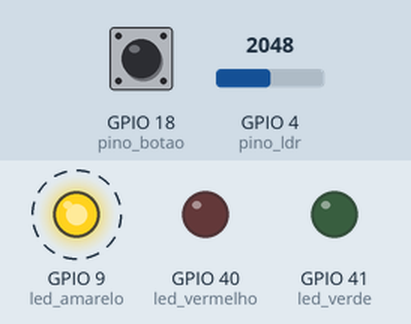
This sketch was run on a simulated ESP32-S3. Shown: output pins drawn as LEDs (lit = HIGH). Dashed ring = blinking. The inputs (shaded band) are chosen by the test bench; at power-on: GPIO 4 (pino_ldr) = 2048, GPIO 18 (pino_botao) LOW. WiFi joins after 1.5 s; servers stay silent unless stated; what the sketch prints to the serial monitor is not drawn.

Above: at 2.7 s.
2.8 s: GPIO 4 (pino_ldr) set to 641
5.8 s: GPIO 4 (pino_ldr) set to 570
At 6.5 s:
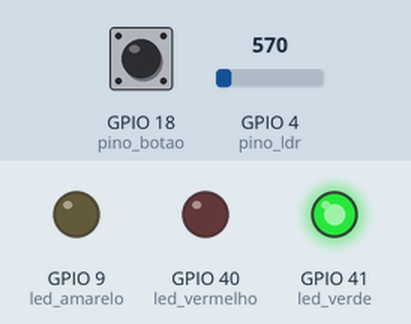
At 10.0 s:
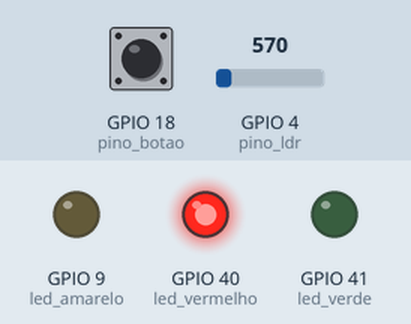
10.5 s: GPIO 4 (pino_ldr) set to 640
At 11.4 s:
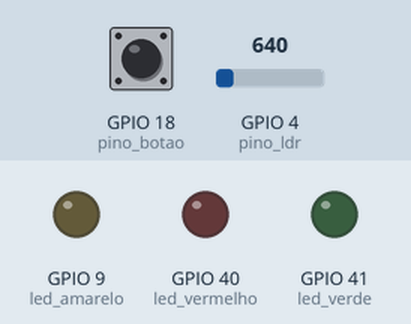
Timing chart, 0 to 19.5 s (numbered marks = the images above; inputs shaded):
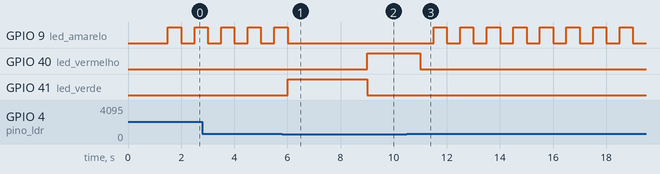

The sketch:

sketch.ino
```cpp
#include <WiFi.h>
#include <HTTPClient.h>

#define led_verde 41 // Pino utilizado para controle do led verda
#define led_vermelho 40 // Pino utilizado para controle do led vermelho
#define led_amarelo 9 // Pino utilizado para controle do led azul

class Timer {
private:
  unsigned long intervalo;
  unsigned long ultimo_tempo;
  bool ativado;

public:
  Timer(unsigned long intervalo_millis) {
    intervalo = intervalo_millis;
    ultimo_tempo = 0;
    ativado = true;
  }

  // Configura o intervalo do timer
  void define_intervalo(unsigned long intervalo_millis) {
    intervalo = intervalo_millis;
  }

  // Inicia ou reinicia o timer
  void start() {
    ultimo_tempo = millis();
    ativado = true;
  }

  // Para o timer
  void stop() {
    ativado = false;
  }

  // Verifica se o tempo decorrido atingiu o intervalo
  bool esta_pronto() {
    if (!ativado) return false;

    unsigned long tempo_atual = millis();
    if (tempo_atual - ultimo_tempo >= intervalo) {
      ultimo_tempo = tempo_atual; // Reinicia o contador
      return true;
    }
    return false;
  }
};

bool estado_led_amarelo = false;
bool estado_led_verde = false;
bool estado_led_vermelho = false;


const int pino_botao = 18;  // pino do botao
int estado_botao = 0;  // variavel para ler o estado do botao
int ultimo_estado_botao = LOW;

unsigned long ultimo_debounce = 0;
unsigned long delay_debounce = 50;

int contagem_apertos = 0;

const int pino_ldr = 4;  // pino do sensor LDR
int limiar = 600;

Timer timer_luz_verde(3000);
Timer timer_luz_amarela(2000);
Timer timer_luz_vermelha(5000);

void setup() {

  // Configuração inicial dos pinos para controle dos leds como OUTPUTs (saídas) do ESP32
  pinMode(led_verde,OUTPUT);
  pinMode(led_vermelho,OUTPUT);
  pinMode(led_amarelo,OUTPUT);
  pinMode(pino_ldr, INPUT);

  // Inicialização das entradas
  pinMode(pino_botao, INPUT); // Inicializa o botao como entrada

  digitalWrite(led_verde, LOW);
  digitalWrite(led_vermelho, LOW);
  digitalWrite(led_amarelo, LOW);

  Serial.begin(9600); // Configuração para debug por interface serial entre ESP e computador com baud rate de 9600

  WiFi.begin("Wokwi-GUEST", ""); // Conexão à rede WiFi aberta com SSID Wokwi-GUEST

  while (WiFi.status() != WL_CONNECTED) {
    delay(100);
    Serial.print(".");
  }
  Serial.println("Conectado ao WiFi com sucesso!"); // Considerando que saiu do loop acima, o ESP32 agora está conectado ao WiFi (outra opção é colocar este comando dentro do if abaixo)


}

void loop() {
  int ldr_status=analogRead(pino_ldr);

  if(ldr_status>=limiar){
    //Serial.print("Está escuro. Ative a luz.");
    //Serial.println(ldr_status);
    estado_led_amarelo = !estado_led_amarelo;
    digitalWrite(led_amarelo, estado_led_amarelo);
    digitalWrite(led_verde, LOW);
    digitalWrite(led_vermelho, LOW);
    delay(500);


  } else {
    while (!timer_luz_verde.esta_pronto()) {
      semaforo_aberto();
    }
    while (!timer_luz_amarela.esta_pronto()) {
      semaforo_amarelo();
    }
    while (!timer_luz_vermelha.esta_pronto()) {
      semaforo_fechado();
    }
  }
}

void semaforo_aberto() {
  digitalWrite(led_verde, HIGH);
  digitalWrite(led_amarelo, LOW);
  digitalWrite(led_vermelho, LOW);
}

void semaforo_amarelo() {

  digitalWrite(led_verde, LOW);
  digitalWrite(led_amarelo, HIGH);
  digitalWrite(led_vermelho, LOW);
}

void semaforo_fechado() {

  digitalWrite(led_verde, LOW);
  digitalWrite(led_amarelo, LOW);
  digitalWrite(led_vermelho, HIGH);

  int leitura = digitalRead(pino_botao);
  if (leitura != ultimo_estado_botao) {
    ultimo_debounce = millis();
  }

  if ((millis() - ultimo_debounce) > delay_debounce) {

    if (leitura != estado_botao) {
      estado_botao = leitura;

      if (estado_botao == HIGH) {
        contagem_apertos++;
        Serial.println(contagem_apertos);
        //delay(50);
      }

      if (contagem_apertos == 1) {
        delay(1000);
        return;
      }

      if (contagem_apertos == 3) {
        if(WiFi.status() == WL_CONNECTED){ // Se o ESP32 estiver conectado à Internet
          HTTPClient http;

          String caminho_servidor = "http://www.google.com.br/"; // Endpoint da requisição HTTP

          http.begin(caminho_servidor.c_str());

          int codigo_resposta_http = http.GET(); // Código do Resultado da Requisição HTTP

          if (codigo_resposta_http>0) {
            Serial.print("Código de resposta HTTP: ");
            Serial.println(codigo_resposta_http);
            //String payload = http.getString();
            //Serial.println(payload); Comentado para não poluir monitor serial.
            }
          else {
            Serial.print("Código de erro: ");
            Serial.println(codigo_resposta_http);
            }
            http.end();
          }

        else {
          Serial.println("WiFi desconectado");
        }
      }

    }
  }

  ultimo_estado_botao = leitura;
}
```

Measured:
- the behaviour switches between 600 and 599 on GPIO 4 (pino_ldr) (found by bisection; images 0 and 1)
- after the input at 5.8 s, GPIO 9 (led_amarelo): goes on until 6.0 s, then stays LOW; GPIO 40 (led_vermelho): LOW → HIGH after 3.2 s; GPIO 41 (led_verde): LOW → HIGH after 0.21 s, → LOW 3.0 s later
- after the input at 10.5 s, GPIO 9 (led_amarelo): alternates HIGH for 0.50 s and LOW for 0.50 s, starting after 1.0 s; GPIO 40 (led_vermelho): goes on until 11.0 s, then stays LOW; GPIO 41 (led_verde): stays LOW (without the input it goes to HIGH after 0.51 s)
- by itself, GPIO 9 (led_amarelo): alternates HIGH for 0.50 s and LOW for 0.50 s
